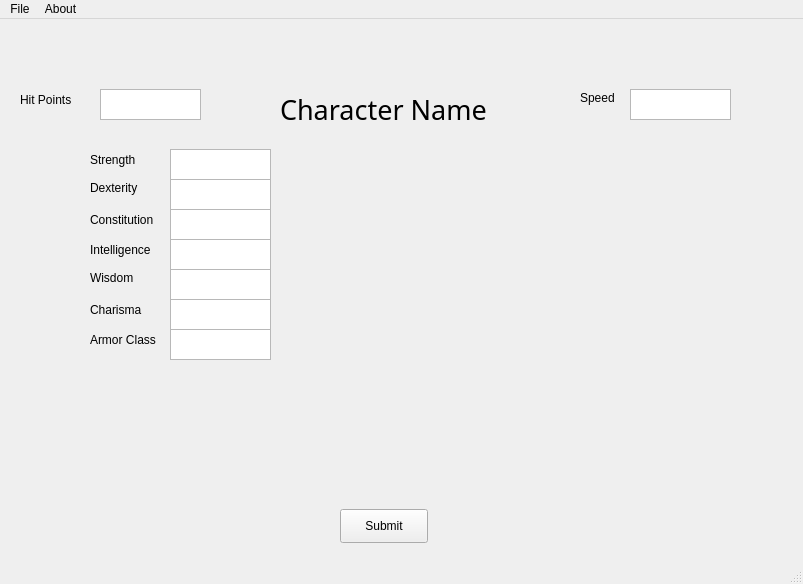
<?xml version="1.0" encoding="UTF-8"?>
<ui version="4.0">
 <class>MainWindow</class>
 <widget class="QMainWindow" name="MainWindow">
  <property name="geometry">
   <rect>
    <x>0</x>
    <y>0</y>
    <width>803</width>
    <height>584</height>
   </rect>
  </property>
  <property name="windowTitle">
   <string>MainWindow</string>
  </property>
  <widget class="QWidget" name="centralwidget">
   <widget class="QPushButton" name="pushButton">
    <property name="geometry">
     <rect>
      <x>340</x>
      <y>490</y>
      <width>88</width>
      <height>34</height>
     </rect>
    </property>
    <property name="text">
     <string>Submit</string>
    </property>
   </widget>
   <widget class="QLabel" name="label">
    <property name="geometry">
     <rect>
      <x>280</x>
      <y>70</y>
      <width>231</width>
      <height>41</height>
     </rect>
    </property>
    <property name="font">
     <font>
      <family>Source Serif Pro Light</family>
      <pointsize>20</pointsize>
     </font>
    </property>
    <property name="text">
     <string>Character Name</string>
    </property>
   </widget>
   <widget class="QLabel" name="label_2">
    <property name="geometry">
     <rect>
      <x>90</x>
      <y>130</y>
      <width>81</width>
      <height>21</height>
     </rect>
    </property>
    <property name="text">
     <string>Strength</string>
    </property>
   </widget>
   <widget class="QLabel" name="label_3">
    <property name="geometry">
     <rect>
      <x>90</x>
      <y>160</y>
      <width>58</width>
      <height>18</height>
     </rect>
    </property>
    <property name="text">
     <string>Dexterity</string>
    </property>
   </widget>
   <widget class="QLabel" name="label_4">
    <property name="geometry">
     <rect>
      <x>90</x>
      <y>190</y>
      <width>81</width>
      <height>21</height>
     </rect>
    </property>
    <property name="text">
     <string>Constitution</string>
    </property>
   </widget>
   <widget class="QLabel" name="label_5">
    <property name="geometry">
     <rect>
      <x>90</x>
      <y>220</y>
      <width>81</width>
      <height>21</height>
     </rect>
    </property>
    <property name="text">
     <string>Intelligence</string>
    </property>
   </widget>
   <widget class="QLabel" name="label_6">
    <property name="geometry">
     <rect>
      <x>90</x>
      <y>250</y>
      <width>58</width>
      <height>18</height>
     </rect>
    </property>
    <property name="text">
     <string>Wisdom</string>
    </property>
   </widget>
   <widget class="QLabel" name="label_7">
    <property name="geometry">
     <rect>
      <x>90</x>
      <y>280</y>
      <width>61</width>
      <height>21</height>
     </rect>
    </property>
    <property name="text">
     <string>Charisma</string>
    </property>
   </widget>
   <widget class="QLabel" name="label_8">
    <property name="geometry">
     <rect>
      <x>90</x>
      <y>310</y>
      <width>81</width>
      <height>21</height>
     </rect>
    </property>
    <property name="text">
     <string>Armor Class</string>
    </property>
   </widget>
   <widget class="QLabel" name="label_9">
    <property name="geometry">
     <rect>
      <x>20</x>
      <y>70</y>
      <width>71</width>
      <height>21</height>
     </rect>
    </property>
    <property name="text">
     <string>Hit Points</string>
    </property>
   </widget>
   <widget class="QLabel" name="label_10">
    <property name="geometry">
     <rect>
      <x>580</x>
      <y>70</y>
      <width>58</width>
      <height>18</height>
     </rect>
    </property>
    <property name="text">
     <string>Speed</string>
    </property>
   </widget>
   <widget class="QTextEdit" name="textEdit">
    <property name="geometry">
     <rect>
      <x>170</x>
      <y>130</y>
      <width>101</width>
      <height>31</height>
     </rect>
    </property>
   </widget>
   <widget class="QTextEdit" name="textEdit_2">
    <property name="geometry">
     <rect>
      <x>170</x>
      <y>160</y>
      <width>101</width>
      <height>31</height>
     </rect>
    </property>
   </widget>
   <widget class="QTextEdit" name="textEdit_3">
    <property name="geometry">
     <rect>
      <x>170</x>
      <y>190</y>
      <width>101</width>
      <height>31</height>
     </rect>
    </property>
   </widget>
   <widget class="QTextEdit" name="textEdit_4">
    <property name="geometry">
     <rect>
      <x>170</x>
      <y>220</y>
      <width>101</width>
      <height>31</height>
     </rect>
    </property>
   </widget>
   <widget class="QTextEdit" name="textEdit_5">
    <property name="geometry">
     <rect>
      <x>170</x>
      <y>250</y>
      <width>101</width>
      <height>31</height>
     </rect>
    </property>
   </widget>
   <widget class="QTextEdit" name="textEdit_6">
    <property name="geometry">
     <rect>
      <x>170</x>
      <y>280</y>
      <width>101</width>
      <height>31</height>
     </rect>
    </property>
   </widget>
   <widget class="QTextEdit" name="textEdit_7">
    <property name="geometry">
     <rect>
      <x>170</x>
      <y>310</y>
      <width>101</width>
      <height>31</height>
     </rect>
    </property>
   </widget>
   <widget class="QTextEdit" name="textEdit_8">
    <property name="geometry">
     <rect>
      <x>100</x>
      <y>70</y>
      <width>101</width>
      <height>31</height>
     </rect>
    </property>
   </widget>
   <widget class="QTextEdit" name="textEdit_9">
    <property name="geometry">
     <rect>
      <x>630</x>
      <y>70</y>
      <width>101</width>
      <height>31</height>
     </rect>
    </property>
   </widget>
   <widget class="QLabel" name="label_11">
    <property name="geometry">
     <rect>
      <x>310</x>
      <y>130</y>
      <width>411</width>
      <height>291</height>
     </rect>
    </property>
    <property name="text">
     <string/>
    </property>
    <property name="pixmap">
     <pixmap>shockedSquirrel.jpg</pixmap>
    </property>
    <property name="scaledContents">
     <bool>true</bool>
    </property>
   </widget>
  </widget>
  <widget class="QMenuBar" name="menubar">
   <property name="geometry">
    <rect>
     <x>0</x>
     <y>0</y>
     <width>803</width>
     <height>30</height>
    </rect>
   </property>
   <widget class="QMenu" name="menuFile">
    <property name="title">
     <string>File</string>
    </property>
    <addaction name="actionOpen"/>
    <addaction name="actionSave"/>
   </widget>
   <widget class="QMenu" name="menuAbout">
    <property name="title">
     <string>About</string>
    </property>
    <addaction name="actionAbout"/>
   </widget>
   <addaction name="menuFile"/>
   <addaction name="menuAbout"/>
  </widget>
  <widget class="QStatusBar" name="statusbar"/>
  <action name="actionOpen">
   <property name="text">
    <string>Open</string>
   </property>
  </action>
  <action name="actionSave">
   <property name="text">
    <string>Save</string>
   </property>
  </action>
  <action name="actionAbout">
   <property name="text">
    <string>About</string>
   </property>
  </action>
 </widget>
 <resources/>
 <connections/>
</ui>
